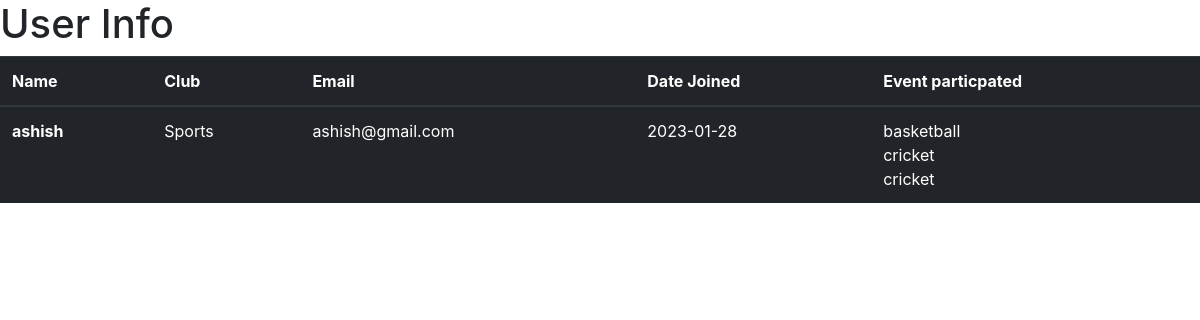
Page /user_info/ashish (signed in) on the committed database.
### app.py (models this page shows, shortened)
class Club(db.Model,UserMixin):
    id=db.Column(db.Integer,primary_key=True)
    email=db.Column(db.String(50),nullable=False ,unique=True)
    user_name=db.Column(db.String(50),nullable=False ,unique=True)
    date_joined=db.Column(db.String(100))
    club_name=db.Column(db.String(100),nullable=False)

class Participant(db.Model,UserMixin):
    id=db.Column(db.Integer,primary_key=True)
    email=db.Column(db.String(50),nullable=False)
    participant_name=db.Column(db.String(50),nullable=False)
    date_created=db.Column(db.String(100))
    event_name=db.Column(db.String(100),nullable=False)
    club_name=db.Column(db.String(100),nullable=False)

### app.py (the view)
@login_required
@app.route('/user_info/<string:name>')
def user_info(name):
    event=Participant.query.filter(Participant.participant_name==name).all()
    info=Club.query.filter(Club.user_name==name).first()
    return render_template('user_info.html',info=info,event=event)

### app.py (called while the page is built)
@login_manager.user_loader
def load_user(user_id):
    return Student.query.get(int(user_id))

### templates/user_info.html (shortened to what this page needs)
<!DOCTYPE html>
<html lang="en">
<head>
    <link href="//maxcdn.bootstrapcdn.com/bootstrap/4.1.1/css/bootstrap.min.css" rel="stylesheet" id="bootstrap-css">
</head>
<body>
    <h1>User Info</h1>
    <table class="table table-dark">
        <thead>
          <tr>
            <th scope="col"> Name</th>
            <th scope="col">Club</th>
            <th scope="col">Email</th>
            <th scope="col">Date Joined</th>
            <th scope="col">Event particpated</th>
          </tr>
        </thead>
        <tbody>
          <tr>
            <th scope="row"> {{info.user_name}}</th>
            <td> {{info.club_name}}</td>
            <td> {{info.email}}</td>
            <td>{{info.date_joined}}</td>
            <td> {% for i in event %}
                {{i.event_name}}
               <br>
                {% endfor %}  </td>
          </tr>
      </table>
</body>
</html>

### rows in the picture
Club: user_name "ashish", club_name "Sports", email "ashish@gmail.com", date_joined "2023-01-28"
Participant: event_name "basketball"
Participant: event_name "cricket"
Participant: event_name "cricket"
